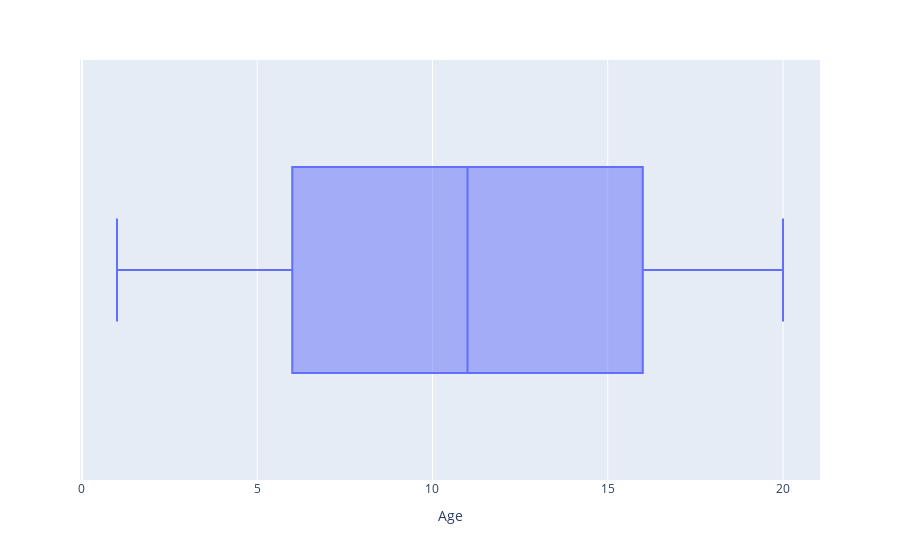
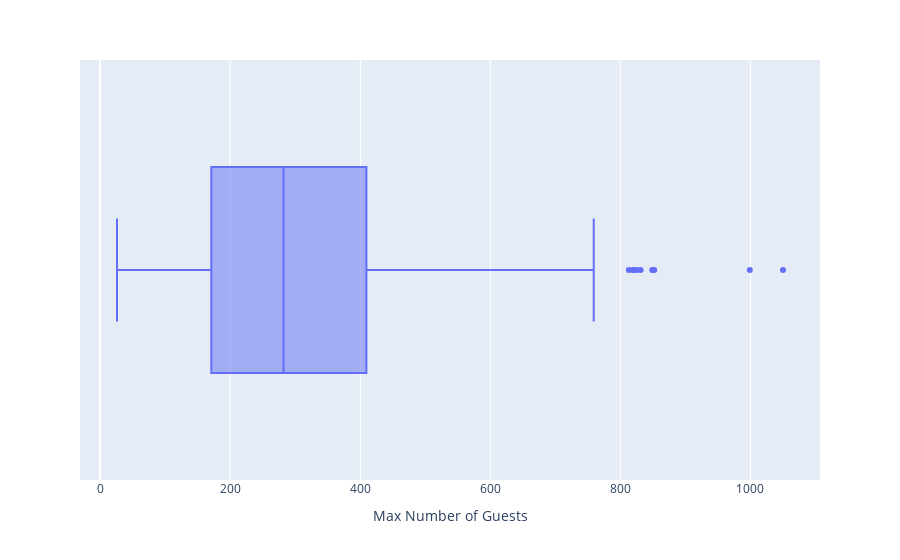

Write notebook code for charts like these, in order.
### Code cell
# let's see some features
d.box_plot('Age')
d.box_plot('Max Number of Guests')

### Figure 1 — Plotly figure (JSON) as saved in the notebook; plotly's stock layout.template omitted (floating-point values rounded to 4 significant figures; data arrays with more than 128 entries replaced by an {"elided": "..."} marker saying what was removed)
{"data": [{"alignmentgroup": "True", "hovertemplate": "Age=%{x}<extra></extra>", "legendgroup": "", "marker": {"color": "#636efa"}, "name": "", "notched": false, "offsetgroup": "", "orientation": "h", "showlegend": false, "type": "box", "x": {"elided": "160 int values"}, "x0": " ", "xaxis": "x", "y0": " ", "yaxis": "y"}], "layout": {"boxmode": "group", "legend": {"tracegroupgap": 0}, "margin": {"t": 60}, "xaxis": {"anchor": "y", "domain": [0, 1], "title": {"text": "Age"}}, "yaxis": {"anchor": "x", "domain": [0, 1]}}}

### Figure 2 — Plotly figure (JSON) as saved in the notebook; plotly's stock layout.template omitted (floating-point values rounded to 4 significant figures; data arrays with more than 128 entries replaced by an {"elided": "..."} marker saying what was removed)
{"data": [{"alignmentgroup": "True", "hovertemplate": "Max Number of Guests=%{x}<extra></extra>", "legendgroup": "", "marker": {"color": "#636efa"}, "name": "", "notched": false, "offsetgroup": "", "orientation": "h", "showlegend": false, "type": "box", "x": {"elided": "160 int values"}, "x0": " ", "xaxis": "x", "y0": " ", "yaxis": "y"}], "layout": {"boxmode": "group", "legend": {"tracegroupgap": 0}, "margin": {"t": 60}, "xaxis": {"anchor": "y", "domain": [0, 1], "title": {"text": "Max Number of Guests"}}, "yaxis": {"anchor": "x", "domain": [0, 1]}}}
